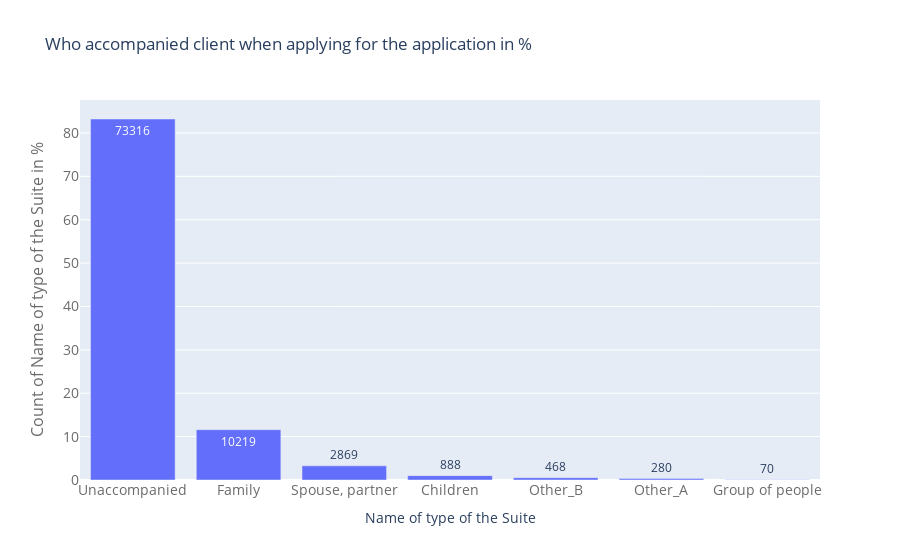

Here is the notebook cell this chart was saved with:
### Markdown cell above
#### Visualizing client accompaniment during application

### Code cell
# Who accompanied the client distrinution
temp = two_columns_df["NAME_TYPE_SUITE"].value_counts()

trace = go.Bar(
    x=temp.index,
    y=(temp / temp.sum()) * 100,
    text=temp.values,  
    textposition='auto'
)

data = [trace]

layout = go.Layout(
    title="Who accompanied client when applying for the application in %",
    xaxis=dict(
        title='Name of type of the Suite',
        #tickangle=45,
        tickfont=dict(
            size=14,
            color='rgb(107, 107, 107)'
        )
    ),
    yaxis=dict(
        title='Count of Name of type of the Suite in %',
        titlefont=dict(
            size=16,
            color='rgb(107, 107, 107)'
        ),
        tickfont=dict(
            size=14,
            color='rgb(107, 107, 107)'
        )
    )
)

fig = go.Figure(data=data, layout=layout)
fig.show()

### Figure 1 — Plotly figure (JSON) as saved in the notebook; plotly's stock layout.template omitted (floating-point values rounded to 4 significant figures)
{"data": [{"text": [73316, 10219, 2869, 888, 468, 280, 70], "textposition": "auto", "x": ["Unaccompanied", "Family", "Spouse, partner", "Children", "Other_B", "Other_A", "Group of people"], "y": [83.21, 11.6, 3.256, 1.008, 0.5312, 0.3178, 0.07945], "type": "bar"}], "layout": {"title": {"text": "Who accompanied client when applying for the application in %"}, "xaxis": {"tickfont": {"color": "rgb(107, 107, 107)", "size": 14}, "title": {"text": "Name of type of the Suite"}}, "yaxis": {"tickfont": {"color": "rgb(107, 107, 107)", "size": 14}, "title": {"font": {"color": "rgb(107, 107, 107)", "size": 16}, "text": "Count of Name of type of the Suite in %"}}}}
